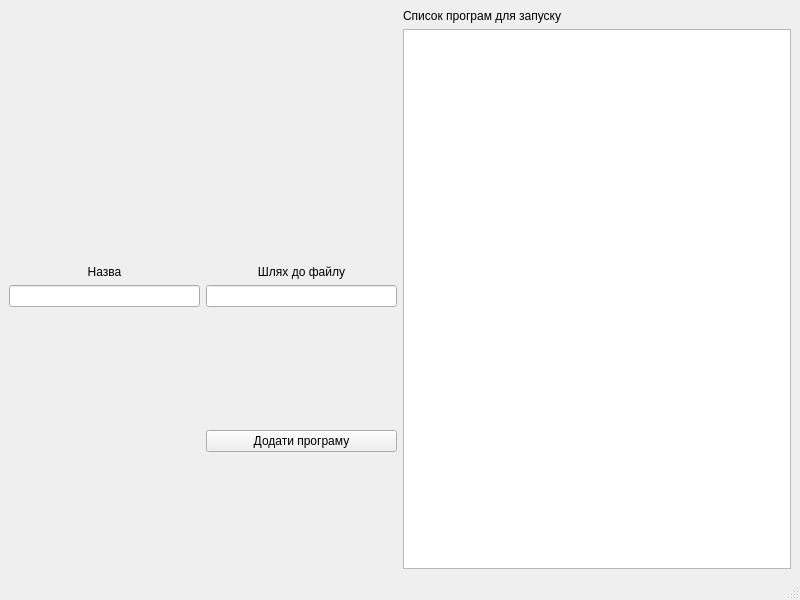
<?xml version="1.0" encoding="UTF-8"?>
<ui version="4.0">
 <class>MainWindow</class>
 <widget class="QMainWindow" name="MainWindow">
  <property name="geometry">
   <rect>
    <x>0</x>
    <y>0</y>
    <width>800</width>
    <height>600</height>
   </rect>
  </property>
  <property name="windowTitle">
   <string>MainWindow</string>
  </property>
  <widget class="QWidget" name="centralwidget">
   <layout class="QGridLayout" name="gridLayout_2">
    <item row="0" column="0">
     <layout class="QGridLayout" name="gridLayout">
      <item row="1" column="1">
       <widget class="QLabel" name="label_3">
        <property name="text">
         <string>Шлях до файлу</string>
        </property>
        <property name="alignment">
         <set>Qt::AlignCenter</set>
        </property>
       </widget>
      </item>
      <item row="2" column="1">
       <widget class="QLineEdit" name="lineWay"/>
      </item>
      <item row="3" column="0">
       <spacer name="verticalSpacer">
        <property name="orientation">
         <enum>Qt::Vertical</enum>
        </property>
        <property name="sizeHint" stdset="0">
         <size>
          <width>20</width>
          <height>40</height>
         </size>
        </property>
       </spacer>
      </item>
      <item row="2" column="0">
       <widget class="QLineEdit" name="lineName"/>
      </item>
      <item row="1" column="0">
       <widget class="QLabel" name="label_2">
        <property name="text">
         <string>Назва</string>
        </property>
        <property name="alignment">
         <set>Qt::AlignCenter</set>
        </property>
       </widget>
      </item>
      <item row="3" column="1">
       <widget class="QPushButton" name="bAdd">
        <property name="text">
         <string>Додати програму</string>
        </property>
       </widget>
      </item>
      <item row="0" column="0">
       <spacer name="verticalSpacer_2">
        <property name="orientation">
         <enum>Qt::Vertical</enum>
        </property>
        <property name="sizeHint" stdset="0">
         <size>
          <width>20</width>
          <height>40</height>
         </size>
        </property>
       </spacer>
      </item>
     </layout>
    </item>
    <item row="0" column="1">
     <layout class="QGridLayout" name="gridLayout_3">
      <item row="0" column="0">
       <widget class="QLabel" name="label">
        <property name="text">
         <string>Список програм для запуску</string>
        </property>
       </widget>
      </item>
      <item row="1" column="0">
       <widget class="QTableView" name="tList">
        <property name="maximumSize">
         <size>
          <width>600</width>
          <height>16777215</height>
         </size>
        </property>
       </widget>
      </item>
     </layout>
    </item>
   </layout>
  </widget>
  <widget class="QMenuBar" name="menubar">
   <property name="geometry">
    <rect>
     <x>0</x>
     <y>0</y>
     <width>800</width>
     <height>26</height>
    </rect>
   </property>
  </widget>
  <widget class="QStatusBar" name="statusbar"/>
 </widget>
 <resources/>
 <connections/>
</ui>
